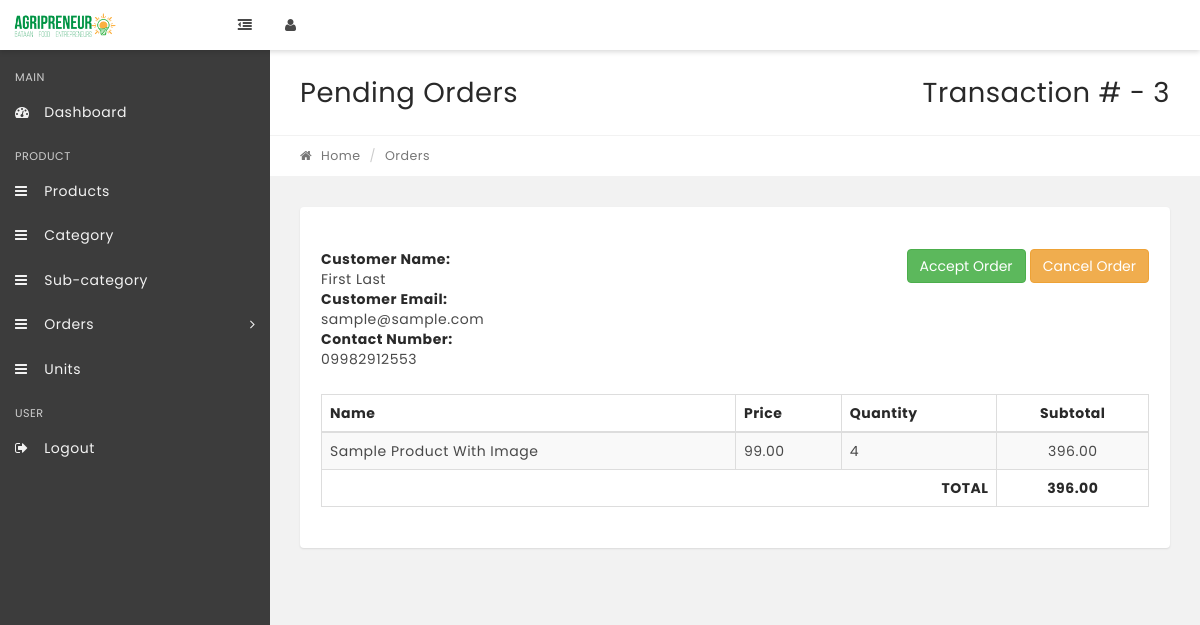
Page /admin/view/order/3 on the committed database.
### tables this page shows
CREATE TABLE `tbl_transaction` (
  `transaction_id` int(11) NOT NULL,
  `customer_fname` varchar(100) NOT NULL,
  `customer_lname` varchar(100) NOT NULL,
  `customer_email` varchar(100) NOT NULL,
  `customer_number` varchar(100) NOT NULL,
  `total_amount` double NOT NULL,
  `timestamp_created` timestamp NOT NULL DEFAULT CURRENT_TIMESTAMP,
  `timestamp_updated` timestamp NOT NULL DEFAULT '0000-00-00 00:00:00' ON UPDATE CURRENT_TIMESTAMP,
  `transaction_status` int(11) NOT NULL
);

CREATE TABLE `tbl_product_per_transaction` (
  `id` int(11) NOT NULL,
  `transaction_id` int(11) NOT NULL,
  `product_id` int(11) NOT NULL,
  `product_price` double NOT NULL,
  `product_name` varchar(100) NOT NULL,
  `product_total_price` double NOT NULL,
  `product_total_qty` int(11) NOT NULL,
  `timestamp_created` timestamp NOT NULL DEFAULT CURRENT_TIMESTAMP,
  `timestamp_updated` timestamp NOT NULL DEFAULT '0000-00-00 00:00:00' ON UPDATE CURRENT_TIMESTAMP
);

### application/libraries/Template.php (called while the page is built, shortened)
<?php
class Template {
    var $use_template = '';
    var $use_template_file = '';
    var $template_data = array();
	var $CI;
	function __construct(){
		$this->CI =& get_instance();
	}
	function set_title($title){
		$this->template_data['title'] = $title;
	}
	function set_additional_css($css_set){
        $this->template_data['additional_css'] = $css_set;
    }
    function set_additional_js($js_set){
        $this->template_data['add_js'] = $js_set;
    }
    public function set_template($name,$file="template"){
        $this->use_template = $name;
        $this->use_template_file = $file;
    }
    public function load_sub($key,$value){
        if(is_array($key)){
            $this->template_data = $key;
        }else{
            $this->template_data[$key] = $value;
        }
    }
    public function load($path){
        $content = $this->CI->load->view($path,$this->template_data,true);
        $this->template_data["content"] = $content;
        $template_path = $this->use_template . "/" . $this->use_template_file;
        $this->CI->load->view("templates/".$template_path,$this->template_data);
    }
}

### application/controllers/Admin.php (called while the page is built, shortened)
<?php
class Admin extends CI_Controller {
    function __construct(){
        $styles = array(
            'assets/user/css/prism/prism.css',
            'assets/user/css/ladda/ladda-themeless.min.css',
		);
		$js = array(
            'assets/user/js/login.js',
            'assets/user/js/user.js',
            'assets/user/js/admin.js',
            'assets/user/js/switchery/switchery.min.js',
            'assets/user/js/ladda/ladda.min.js',
            'assets/user/js/prism/prism.js'
		);
		$this->template->set_additional_css($styles);
		$this->template->set_additional_js($js);
        $this->template->set_title('Admin - Dashboard');
        $this->template->set_template('admin');
    }
    function view_order($id)
    {
        $this->template->load_sub('orders', $this->transaction_model->get_order_details($id));
        $this->template->load_sub('transaction', $this->transaction_model->get_transaction_details($id));
        $this->template->load('admin/order_details');
    }
}

### index.php (called while the page is built, shortened)
<?php
require_once BASEPATH.'core/CodeIgniter.php';

### application/models/Transaction_model.php (called while the page is built, shortened)
<?php
class Transaction_model extends CI_Model {
    function get_order_details($id)
    {
        $query = $this->db->query("
            SELECT
                *
            FROM tbl_product_per_transaction
            WHERE transaction_id = $id
        ");
        if ($query->num_rows() > 0) {
            return $query->result();
        }
        return [];
    }
    function get_transaction_details($id)
    {
        $query = $this->db->query("
            SELECT
                *
            FROM tbl_transaction
            WHERE transaction_id = $id
        ");
        if ($query->num_rows() > 0) {
            return $query->row();
        }
        return [];
    }
}

### application/views/admin/order_details.php (the view, shortened to what this page needs)
<div class="row page-title-div">
	<div class="col-md-6">
		<h2 class="title">Pending Orders</h2>
	</div>
    <div class="col-md-6 right-side text-right">
        <h2 class="title">Transaction # - <?php echo $transaction->transaction_id;?></h2>
    </div>
    <div class="col-sm-6 right-side">
    </div>
</div>
<div class="row breadcrumb-div">
	<div class="col-md-6">
		<ul class="breadcrumb">
			<li>
				<a href="<?php echo base_url();?>/admin">
					<i class="fa fa-home"></i> Home</a>
			</li>
			<li class="active">Orders</li>
		</ul>
	</div>
</div>
<section class="section">
	<div class="container-fluid">
		<div class="row">
			<div class="col-md-12">
				<div class="panel">
					<div class="panel-heading">
					</div>
					<div class="panel-body p-20">
                        <div class="row">
                            <div class="col-sm-6">
                                <dl>
                                  <dt>Customer Name:</dt>
                                  <dd><?php echo ucfirst($transaction->customer_fname) . ' ' . ucfirst($transaction->customer_lname) ;?></dd>
                                  <dt>Customer Email:</dt>
                                  <dd><?php echo $transaction->customer_email;?></dd>
                                  <dt>Contact Number:</dt>
                                  <dd id="contact_number" data-number="<?php echo $transaction->customer_number;?>"><?php echo $transaction->customer_number;?></dd>
                                </dl>
                            </div>
                            <div class="col-sm-6 right-side text-right">
                                <?php
                                    if ($transaction->transaction_status == 0) {
                                        ?>
                                        <button type="button" class="btn btn-success" id="accept_order" data-id="<?php echo $transaction->transaction_id ;?>" data-url="<?php echo base_url();?>"> Accept Order</button>
                                        <button type="button" class="btn btn-warning" id="cancel_order"  data-id="<?php echo $transaction->transaction_id ;?>" data-url="<?php echo base_url();?>"> Cancel Order</button>
                                        <?php
                                    }elseif ($transaction->transaction_status == 1) {
                                        ?>
                                        <button type="button" class="btn btn-warning" id="cancel_order"  data-id="<?php echo $transaction->transaction_id ;?>" data-url="<?php echo base_url();?>"> Cancel Order</button>
                                        <?php
                                    }elseif($transaction->transaction_status == 2){
                                        ?>
                                        <button type="button" class="btn btn-success" id="accept_order"  data-id="<?php echo $transaction->transaction_id ;?>" data-url="<?php echo base_url();?>"> Accept Order</button>
                                        <?php
                                    }
                                ?>
                            </div>
                        </div>
                        <table id="orders" class="display table table-striped table-bordered" cellspacing="0" width="100%">
							<thead>
								<tr>
                                    <th>Name</th>
		                            <th>Price</th>
									<th>Quantity</th>
                                    <th class="text-center">Subtotal</th>
								</tr>
							</thead>
							<tfoot>
								<tr>
                                    <th colspan ="3" style="text-align:right">TOTAL</th>
									<th class="text-center"><?php echo number_format($transaction->total_amount,2) ;?></th>
								</tr>
							</tfoot>
							<tbody>
								<?php
									foreach ($orders as $order) {
										?>
									 		<tr>
												<td>
													<?php
														echo $order->product_name;
													?>
												</td>
                                                <td>
                                                    <?php
                                                        echo number_format($order->product_price,2);
                                                    ?>
												</td>
												<td>
                                                    <?php
                                                        echo $order->product_total_qty;
                                                    ?>
                                                </td>
												<td class="text-center">
                                                    <?php
                                                        echo number_format($order->product_total_price,2);
                                                    ?>
                                                </td>
											</tr>
										<?php
									}
								?>
							</tbody>
						</table>
					</div>
				</div>
			</div>
		</div>
	</div>
</section>

### rows in the picture
tbl_transaction: transaction_id "3", customer_fname "First", customer_lname "Last", customer_email "sample@sample.com", customer_number "09982912553", total_amount "396.00"
tbl_product_per_transaction: product_name "Sample Product With Image", product_price "99.00", product_total_qty "4", product_total_price "396.00"
